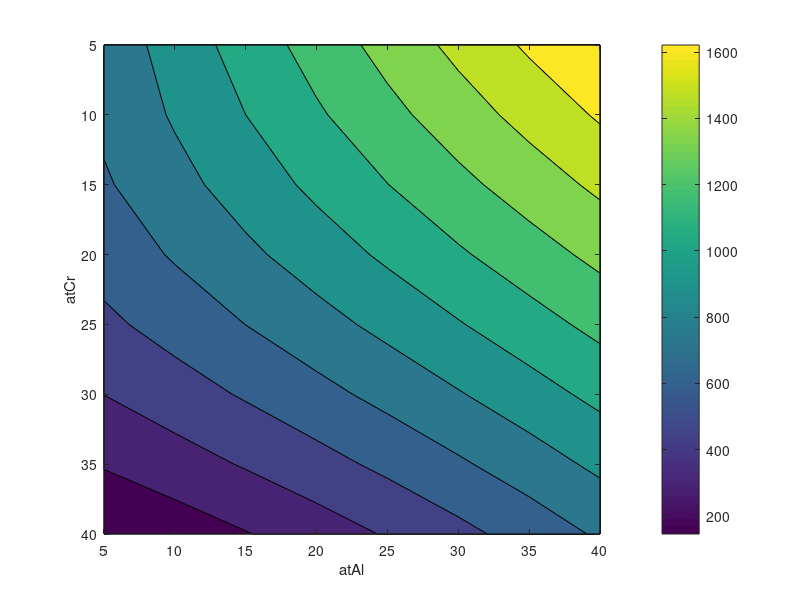
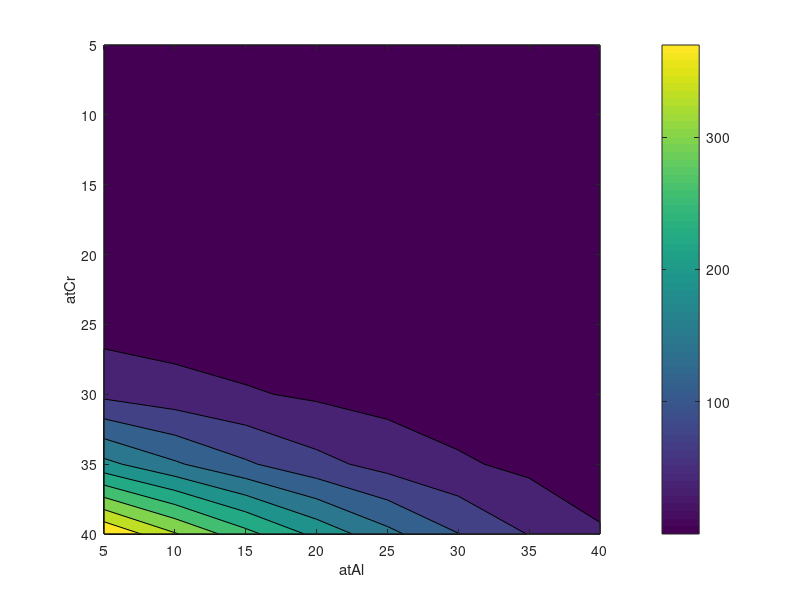
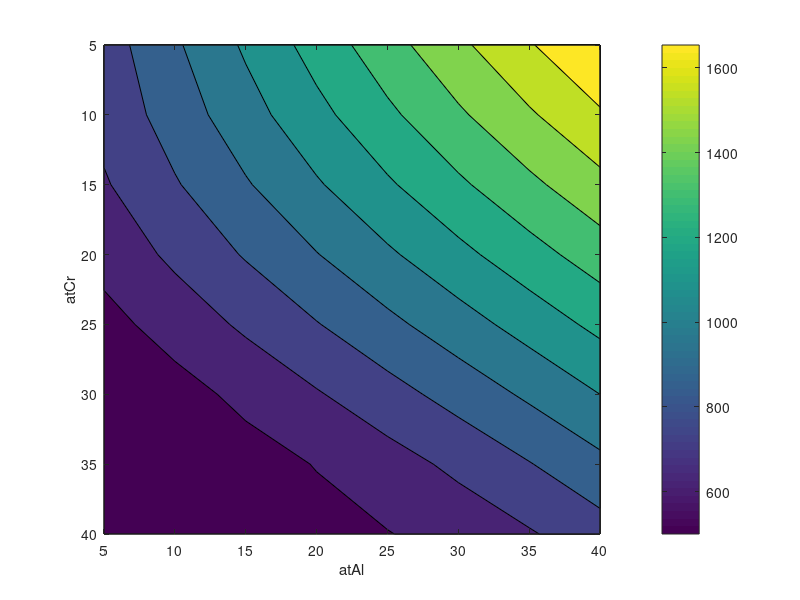
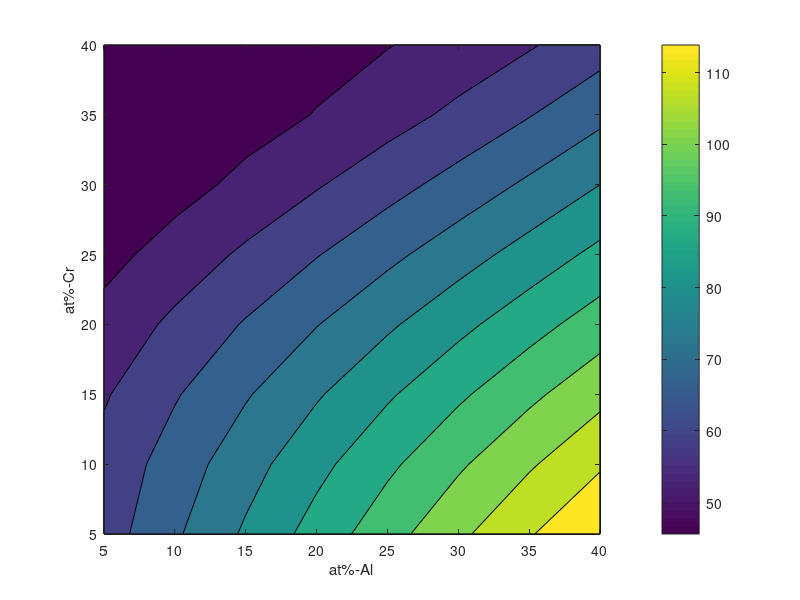

Source code (MATLAB) for these figures, in order:
clc
clear all
disp(' ');
disp('------------------------------------');
disp('SFE CALCULATION OF HESA FeNiCrAlCu');
disp('UPDATED ON FEB 2023');
disp('------------------------------------');
disp(' ');

%Input
    atAl = 5:5:40 ; 
    atCr = 5:5:40 ;
    T = 300 ; %Suhu (Kelvin)
    Tcelcius = T-273; %Suhu (Celcius)

%DATA FIX
%Atomic Percent
    ArFe=55.85; ArNi=58.69; ArCr=52; ArAl=26.98; ArCu=63.546; 

    atFe = (100-(atAl)-(atCr))./3;
    atNi = (100-(atAl)-(atCr))./3;
    atCu = (100-(atAl)-(atCr))./3;
    
    [atAl,atCr]=meshgrid(atAl,atCr);

    XFe=atFe/100 ; XNi=atNi/100 ; XCr=atCr/100; XAl=atAl/100; XCu=atCu/100;

%Pure Element Contribution
GFe = -2243.38 + 4.309.*T;
GNi = 1046 + 1.255.*T;
GCr = -2846-0.163.*T;
GAl = 2800+5.*T;
GCu = 600 + 0.2.*T;
deltaG1 = XFe.*GFe + XNi.*GNi + XCr.*GCr + XAl.*GAl + XCu.*GCu;

%Excess Free Energy Contribution
GFeCr = 2095;
GFeNi = 2095;
GFeAl = 3328;
GCrNi = 27+12.1.*T+(-19895+16.38.*T).*(XCr-XNi);
deltaG2 = XFe.*XCr.*GFeCr + XFe.*XNi.*GFeNi + XFe.*XAl.*GFeAl + XCr.*XNi.*GCrNi;

%Magnetic Contribution

%Fe
tcFeFCC=-201.*XFe; %Kenapa di kali -3 Pak? ini tulisannya Tn
BFeFCC=-2.1.*XFe;


%Ni
tcNiFCC=633.*XNi; %ini ga dikali, tulisannya Tc dan Bo
tcNiHCP=633.*XNi;
BNiFCC=0.52.*XNi;
BNiHCP=0.52.*XNi;

%Cr
tcCrFCC=-1109.*XCr; %ini tulisannya Tn, dikali -3
tcCrHCP=-1109.*XCr;
BCrFCC=-2.46.*XCr;
BCrHCP=-2.46.*XCr;

%Al

%Cu

%NiCr
tcNiCrFCC = -3605.*XCr.*XNi;
BNiCrFCC = -1.91.*XCr.*XNi;

%FeCr
tcFeCrFCC = -1009.*XCr-201.*XFe;
tcFeCrHCP = -1009.*XCr-201.*XFe;
BFeCrFCC = -2.46.*XCr -2.1.*XFe;
BFeCrHCP = -2.46.*XCr -2.1.*XFe;

%Calculate tc and B, also check if it's below zero, if it's below zero,
%divide by 3, so it won't cause error in the next function

tcFCC = tcFeFCC + tcNiFCC + tcCrFCC + tcNiCrFCC + tcFeCrFCC ;
tcFCC(tcFCC<0) = tcFCC(tcFCC<0)./-3;

tcHCP = tcNiHCP + tcCrHCP + tcFeCrHCP;
tcHCP(tcHCP<0) = tcHCP(tcHCP<0)./-3;

BFCC = BFeFCC + BNiFCC + BCrFCC + BNiCrFCC + BFeCrFCC;
BFCC(BFCC<0) = BFCC(BFCC<0)./-3;

BHCP = BNiHCP + BCrHCP + BFeCrHCP;
BHCP(BHCP<0) = BHCP(BHCP<0)./-3;

tauHCP = T./ tcHCP;
tauFCC = T./ tcFCC;

D=2.34;
p=0.28;
R=8.314;

tauHCP(tauHCP<=1) = 1-( 79.*(tauHCP(tauHCP<=1)).^-1./(140.*p)+ 474./497.*(1./p-1).*( (tauHCP(tauHCP<=1)).^3./6 + (tauHCP(tauHCP<=1)).^9./135 + (tauHCP(tauHCP<=1)).^15./600 ) )./D;
tauHCP(tauHCP>1) = -( (tauHCP(tauHCP>1)).^-5./10 + (tauHCP(tauHCP>1)).^-15./315 + (tauHCP(tauHCP>1)).^-25./1500 )./D;
tauFCC(tauFCC<=1) = 1-( 79.*(tauFCC(tauFCC<=1)).^-1./(140.*p)+ 474./497.*(1./p-1).*( (tauFCC(tauFCC<=1)).^3./6 + (tauFCC(tauFCC<=1)).^9./135 + (tauFCC(tauFCC<=1)).^15./600 ) )./D;
tauFCC(tauFCC>1) = -( (tauFCC(tauFCC>1)).^-5./10 + (tauFCC(tauFCC>1)).^-15./315 + (tauFCC(tauFCC>1)).^-25./1500 )./D;

GmgHCP = R.*T.*log(BHCP+1).*tauHCP;
GmgFCC = R.*T.*log(BFCC+1).*tauFCC;
deltaGmg = GmgHCP - GmgFCC ; 


%SFE
a = 0.36e-9;
N = 6.022e23;
rho = 4./(sqrt(3)).*1./(a.^2.*N);
sigma = 8; %tanya pak tria kenapa sigma 8, emang 8
Gchem = deltaG1+deltaG2;
deltaGtotal = Gchem+deltaGmg;
SFE = 2.*rho.*deltaGtotal*1000+2.*sigma; %kenapa kali 1000? biar jadi mili joule

%SFE tiap Gchemical
SFE_Fe = GFe.*XFe.*2.*rho*1000;
SFE_Ni = GNi.*XNi.*2.*rho*1000;
SFE_Cr = GCr.*XCr.*2.*rho*1000;
SFE_Al = GAl.*XAl.*2.*rho*1000;
SFE_Cu = GCu.*XCu.*2.*rho*1000;

SFE_FeCr = XFe.*XCr.*GFeCr.*2.*rho*1000;
SFE_FeNi = XFe.*XNi.*GFeNi.*2.*rho*1000;
SFE_FeAl = XFe.*XAl.*GFeAl.*2.*rho*1000;
SFE_CrNi = XCr.*XNi.*GCrNi.*2.*rho*1000;

SFE_mg = deltaGmg.*2.*rho*1000;

%dSMix
dSmix = -(XFe.*log(XFe)+XNi.*log(XNi)+XCr.*log(XCr)+XAl.*log(XAl)+XCu.*log(XCu));

%Biar nilai konstant bisa masuk di table
Tcelcius = Tcelcius .*XFe./XFe;
T = T .*XFe./XFe;

atFe = atFe.*XFe./XFe;
atNi = atNi.*XFe./XFe;
atCr = atCr.*XFe./XFe;
atAl = atAl.*XFe./XFe;
atCu = atCu.*XFe./XFe;

XFe = XFe.*XFe./XFe;
XNi = XNi.*XFe./XFe;
XCr = XCr.*XFe./XFe; 
XAl = XAl.*XFe./XFe; 
XCu = XCu.*XFe./XFe; 

GFe = GFe.*XFe./XFe;
GNi = GNi.*XFe./XFe;
GCr = GCr.*XFe./XFe;
GAl = GAl.*XFe./XFe;
GCu = GCu.*XFe./XFe;

GFeCr = GFeCr.*XFe./XFe;
GFeNi = GFeNi.*XFe./XFe;
GFeAl = GFeAl.*XFe./XFe;
GCrNi = GCrNi.*XFe./XFe;

SFE_Fe = SFE_Fe.*XFe./XFe;
SFE_Ni = SFE_Ni.*XFe./XFe;
SFE_Cr = SFE_Cr.*XFe./XFe;
SFE_Al = SFE_Al.*XFe./XFe;
SFE_Cu = SFE_Cu.*XFe./XFe;

SFE_FeCr = SFE_FeCr.*XFe./XFe;
SFE_FeNi = SFE_FeNi.*XFe./XFe;
SFE_FeAl = SFE_FeAl.*XFe./XFe;
SFE_CrNi = SFE_CrNi.*XFe./XFe;
SFE_mg = SFE_mg.*XFe./XFe;

%Output
disp(' ');
disp('---RESULT---');
format bank; %ini apa? format penulisan yang menggunakan 2 desimal dibelakang koma
    %Output 1-1
    %Result
    result = [atAl(:)'; atCr(:)'; Gchem(:)'; deltaGmg(:)'; deltaGtotal(:)'; SFE(:)']' ;
    title = '       atAl        atCr      Gchemical(J/mol)     Gmagnetic(J/mol)      deltaG(J/mol)           SFE(mJ/m2)';  
    disp(title), disp(result);

    figure(1);
    contourf(atAl,atCr,Gchem);
    xlabel('atAl'); ylabel('atCr'); zlabel('Gchemical (J/mol)');
    set(gca,'YDir','reverse');
        colorbar;
    hold on;
    figure(2);
    contourf(atAl,atCr,deltaGmg);
    xlabel('atAl'); ylabel('atCr'); zlabel('Gmagnetic (J/mol)');
    set(gca,'YDir','reverse');
        colorbar;
    hold on;
    figure(3);
    contourf(atAl,atCr,deltaGtotal)
    xlabel('atAl'); ylabel('atCr'); zlabel('deltaG(J/mol)');
    set(gca,'YDir','reverse');
        colorbar;
    hold on;
    figure(4);
    contourf(atAl,atCr,SFE)
    xlabel('at%-Al'); ylabel('at%-Cr'); zlabel('SFE(mJ/m2)');
    set(gca,'YDir');
        colorbar;
    hold on;

